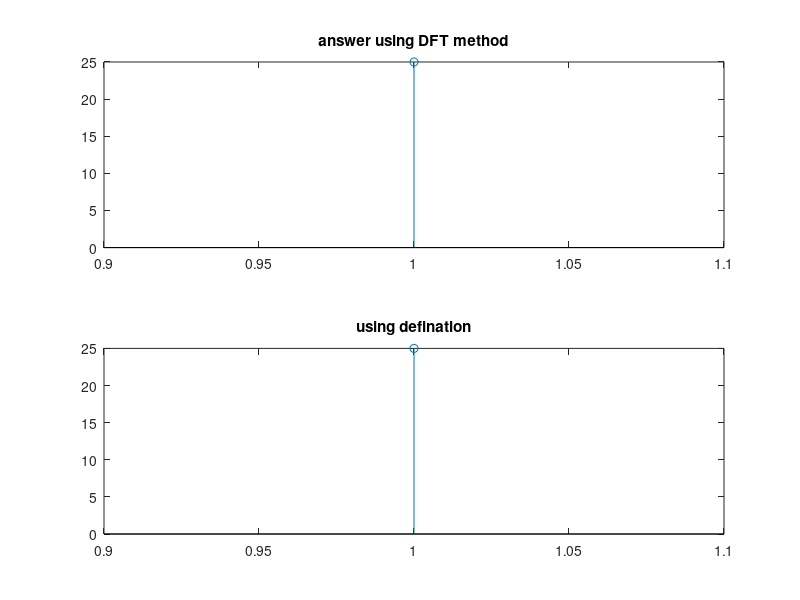

This figure's MATLAB source:
clc;
clear all;
close all;
x=input('Enter the first sequence');
h=input('Enter the second sequence');
N1=length(x);
N2=length(h);
X=[x,zeros(1,N2)];
H=[h,zeros(1,N1)];
for i=1:N1+N2-1
    y(i)=0;
    for j=1:N1
        if(i-j+1>-0)
            y(i)=y(i)+x(j).*H(i-j+1);
        else
        end
    end
end
n=N1+N2-1;
X1=fft(x,n);
X2=fft(h,n);
X=X1.*X2;
subplot(2,1,1);
Z1=abs(X);
stem(Z1);
title('answer using DFT method');
Y=fft(y,n);
subplot (2,1,2);
Z2=abs(Y);
stem(Z2);
title('using defination');